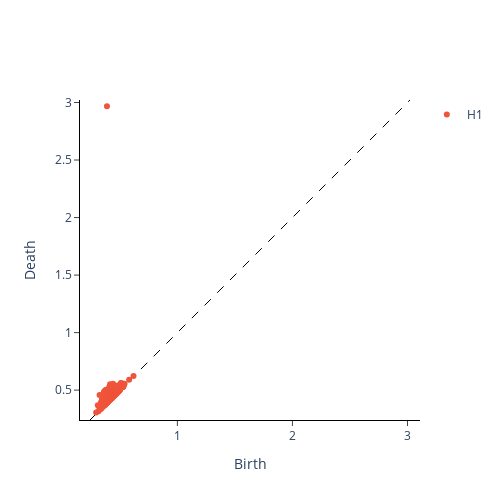

This figure's notebook cell:
### Code cell
homology_dimensions = [1]
VR = VietorisRipsPersistence(
    metric='euclidean', max_edge_length=100, homology_dimensions=homology_dimensions)

X_diagrams = VR.fit_transform(embedded_signal[None, :, :])
plot_diagram(X_diagrams[0])

### Figure 1 — Plotly figure (JSON) as saved in the notebook; plotly's stock layout.template omitted (floating-point values rounded to 4 significant figures; data arrays with more than 128 entries replaced by an {"elided": "..."} marker saying what was removed)
{"data": [{"hoverinfo": "none", "line": {"color": "black", "dash": "dash", "width": 1}, "mode": "lines", "showlegend": false, "type": "scatter", "x": [0.2405, 3.022], "y": [0.2405, 3.022]}, {"hoverinfo": "text", "hovertext": {"elided": "628 str values"}, "mode": "markers", "name": "H1", "type": "scatter", "x": {"elided": "628 float values"}, "y": {"elided": "628 float values"}}], "layout": {"height": 500, "plot_bgcolor": "white", "width": 500, "xaxis": {"autorange": false, "exponentformat": "e", "linecolor": "black", "linewidth": 1, "mirror": false, "range": [0.2405, 3.022], "showexponent": "all", "showline": true, "side": "bottom", "ticks": "outside", "title": {"text": "Birth"}, "type": "linear", "zeroline": true}, "yaxis": {"autorange": false, "exponentformat": "e", "linecolor": "black", "linewidth": 1, "mirror": false, "range": [0.2405, 3.022], "scaleanchor": "x", "scaleratio": 1, "showexponent": "all", "showline": true, "side": "left", "ticks": "outside", "title": {"text": "Death"}, "type": "linear", "zeroline": true}}}
